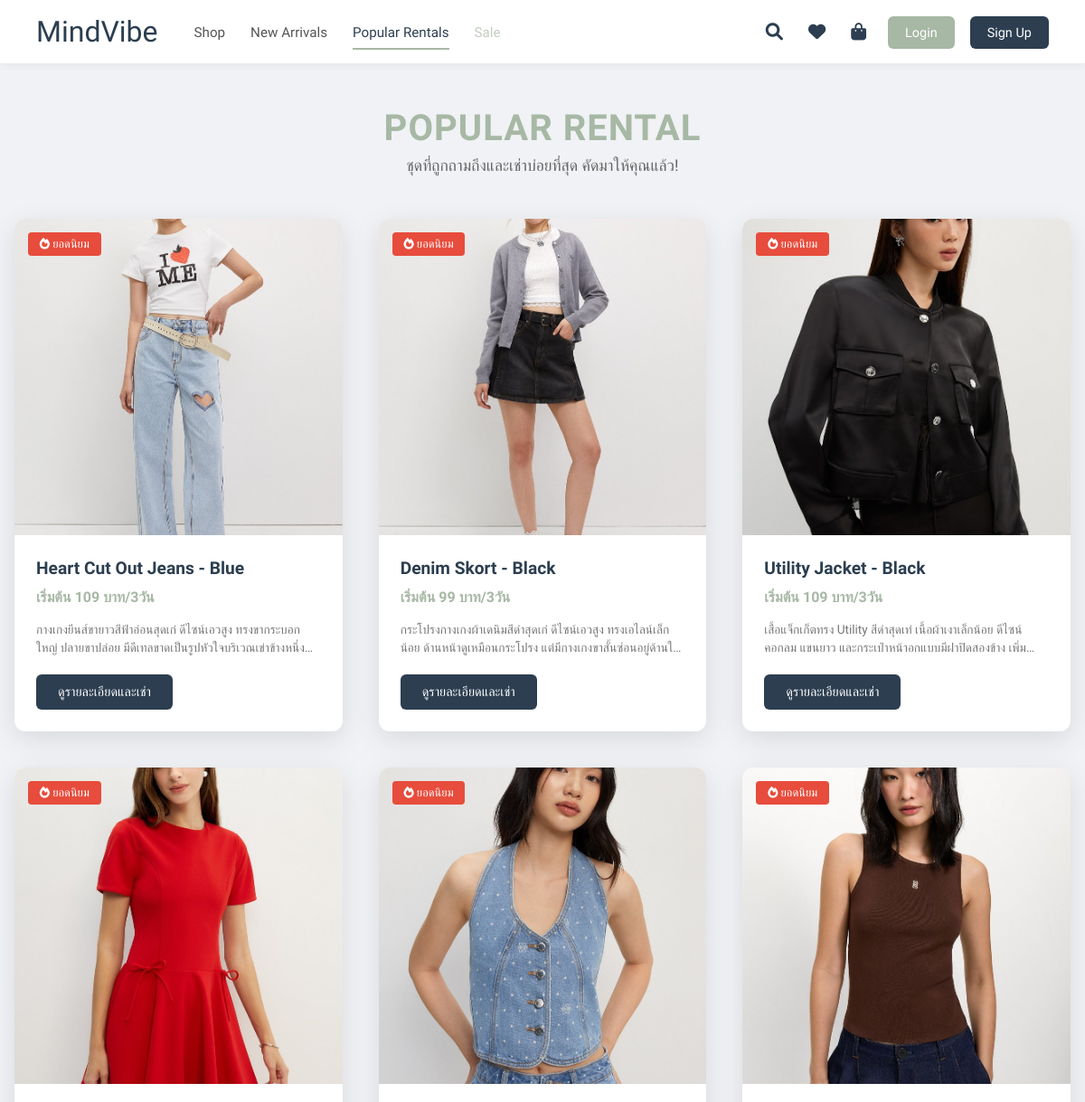
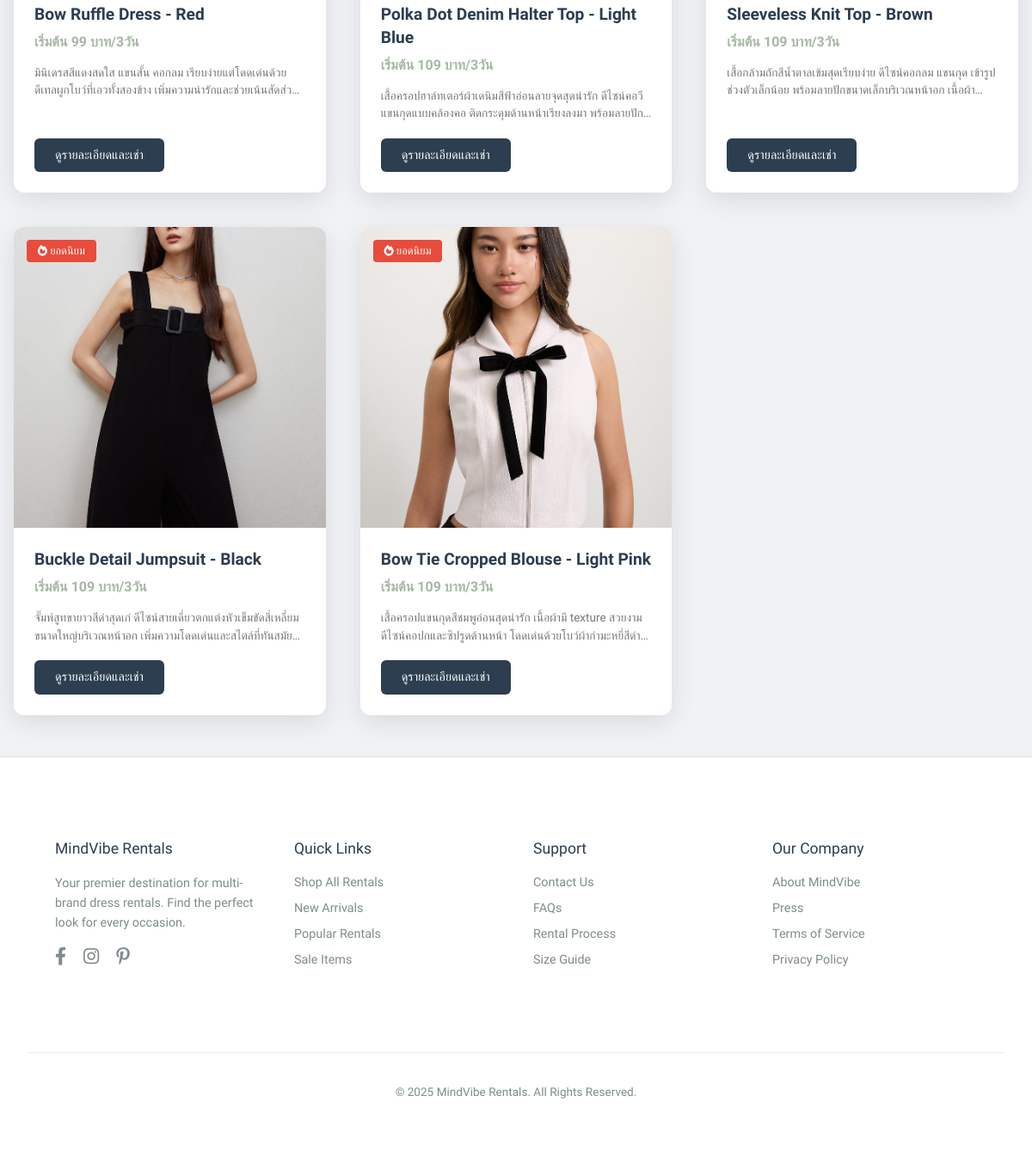
Screenshot of /popular-rentals/ with the database file from the repository (2 pictures, top to bottom).
### clothes/models.py (models this page shows, shortened)
class Clothing(models.Model):
    category = models.ForeignKey(
        'Category',
        related_name='clothes',
        on_delete=models.SET_NULL,
        null=True,
        blank=True,
        help_text="เลือกหมวดหมู่สำหรับชุดนี้"
    )
    name = models.CharField(max_length=100, help_text="ชื่อชุด")
    slug = models.SlugField(max_length=120, unique=True, blank=True, help_text="URL (สร้างจากชื่ออัตโนมัติ)")
    description = models.TextField(help_text="รายละเอียดชุด, เนื้อผ้า, คำแนะนำในการเช่า (ถ้ามี)")
    image = models.ImageField(upload_to='clothing_images/', help_text="รูปภาพหลักของชุด")
    price_3_days = models.DecimalField(max_digits=10, decimal_places=2, null=True, blank=True, help_text="ราคาเช่า 3 วัน (บาท)")
    price_5_days = models.DecimalField(max_digits=10, decimal_places=2, null=True, blank=True, help_text="ราคาเช่า 5 วัน (บาท)")
    price_7_days = models.DecimalField(max_digits=10, decimal_places=2, null=True, blank=True, help_text="ราคาเช่า 7 วัน (บาท)")
    available_for_rent = models.BooleanField(default=True, help_text="ชุดนี้พร้อมให้เช่าหรือไม่?")
    created_at = models.DateTimeField(default=timezone.now)
    updated_at = models.DateTimeField(auto_now=True)
    class Meta:
        verbose_name = "สินค้าเสื้อผ้า"
        verbose_name_plural = "สินค้าเสื้อผ้า"
        ordering = ['-created_at', 'name']

### clothes/views.py (the view)
# urls.py: path('popular-rentals/', views.popular_rentals_view, name='popular_rentals'),
def popular_rentals_view(request):
    popular_items = []
    try:
        all_items = list(Clothing.objects.filter(available_for_rent=True))
        items_to_display_count = min(len(all_items), 8)
        popular_items = random.sample(all_items, items_to_display_count) if items_to_display_count > 0 else []
    except Exception as e:
        print(f"Error querying Clothing items for Popular Rentals: {e}")
        messages.error(request, "เกิดข้อผิดพลาดในการดึงข้อมูลสินค้ายอดนิยม")
    context = {
        'page_title': 'Popular Rental',
        'popular_items': popular_items,
        'categories': Category.objects.filter(is_active=True).order_by('name'),
    }
    return render(request, 'clothes/popular_rentals_page.html', context)

### clothes/templates/clothes/popular_rentals_page.html (shortened to what this page needs)
{% extends "base.html" %}
{% load static %}
{% load humanize %}
{% block extra_head %}
<link rel="stylesheet" href="https://cdnjs.cloudflare.com/ajax/libs/font-awesome/6.0.0-beta3/css/all.min.css">
{% endblock %}
{% block content %}
<div class="popular-container">
    <div class="popular-header">
        <h1>{{ page_title|default:"ชุดเช่ายอดนิยม" }}</h1>
        <p>ชุดที่ถูกถามถึงและเช่าบ่อยที่สุด คัดมาให้คุณแล้ว!</p>
    </div>
    {% if popular_items %}
        <div class="popular-product-grid">
            {% for product_item in popular_items %}
            <a href="{% url 'clothes:detail' product_item.pk %}" class="popular-product-card">
                <div class="popular-card-image-wrapper">
                    {% if product_item.image %}
                        <img src="{{ product_item.image.url }}" alt="{{ product_item.name }}" class="popular-card-image">
                    {% else %}
                        <img src="{% static 'clothes/images/placeholder_product.png' %}" alt="Placeholder" class="popular-card-image">
                    {% endif %}
                    <span class="popular-badge"><i class="fas fa-fire"></i> ยอดนิยม</span>
                </div>
                <div class="popular-card-info">
                    <div>
                        <h3 class="popular-card-name">{{ product_item.name }}</h3>
                        {% if product_item.price_3_days %}
                            <p class="popular-card-price">เริ่มต้น {{ product_item.price_3_days|floatformat:0|intcomma }} บาท/3วัน</p>
                        {% elif product_item.price_5_days %}
                            <p class="popular-card-price">เริ่มต้น {{ product_item.price_5_days|floatformat:0|intcomma }} บาท/5วัน</p>
                        {% elif product_item.price_7_days %}
                             <p class="popular-card-price">เริ่มต้น {{ product_item.price_7_days|floatformat:0|intcomma }} บาท/7วัน</p>
                        {% else %}
                             <p class="popular-card-price">สอบถามราคา</p>
                        {% endif %}
                        <p class="popular-card-description-short">
                            {{ product_item.description|truncatewords:15|default:"ชุดสวย คุณภาพดี พร้อมให้คุณโดดเด่นในทุกโอกาส" }}
                        </p>
                    </div>
                    <span class="popular-card-button">ดูรายละเอียดและเช่า</span>
                </div>
            </a>
            {% endfor %}
        </div>
    {% endif %}
</div>
{% endblock %}

### clothes/templates/base.html (style rules this page uses)
* { box-sizing: border-box; margin: 0; padding: 0; }
body { font-family: 'Kanit', sans-serif; background-color: #FAF7F5; color: #4A4A4A; display: flex; flex-direction: column; min-height: 100vh; padding-top: 70px; -webkit-font-smoothing: antialiased; -moz-osx-font-smoothing: grayscale; }

### clothes/templates/clothes/popular_rentals_page.html (style rules this page uses)
body { font-family: 'Kanit', sans-serif; background-color: #f0f2f5; color: #333; }
.popular-container { max-width: 1200px; margin: 2rem auto; padding: 1rem; }
.popular-header { text-align: center; margin-bottom: 3rem; }
.popular-header h1 { font-size: 2.5rem; color: #A7B8A5; font-weight: 700; text-transform: uppercase; letter-spacing: 1px; }
.popular-header p { font-size: 1.1rem; color: #666; max-width: 600px; margin: 0.5rem auto 0; }
.popular-product-grid { display: grid; grid-template-columns: repeat(auto-fill, minmax(300px, 1fr)); gap: 2.5rem; }
.popular-product-card { background-color: #fff; border-radius: 12px; box-shadow: 0 8px 30px rgba(0, 0, 0, 0.1); overflow: hidden; display: flex; flex-direction: column; transition: all 0.3s cubic-bezier(.25,.8,.25,1); text-decoration: none; color: inherit; }
.popular-card-image-wrapper { height: 350px; position: relative; overflow: hidden; }
.popular-card-image { width: 100%; height: 100%; object-fit: cover; transition: transform 0.5s ease; }
.popular-badge { position: absolute; top: 15px; left: 15px; background-color: #e74c3c; color: white; padding: 0.3rem 0.8rem; font-size: 0.8rem; font-weight: 500; border-radius: 4px; z-index: 10; }
.popular-card-info { padding: 1.5rem; text-align: left; flex-grow: 1; display: flex; flex-direction: column; }
.popular-card-name { font-size: 1.2rem; font-weight: 600; color: #2C3E50; margin-bottom: 0.5rem; line-height: 1.4; }
.popular-card-price { font-size: 1rem; color: #A7B8A5; font-weight: 600; margin-bottom: 1rem; }
.popular-card-description-short { font-size: 0.85rem; color: #777; margin-bottom: 1.2rem; line-height: 1.5; overflow: hidden; text-overflow: ellipsis; display: -webkit-box; -webkit-line-clamp: 2; -webkit-box-orient: vertical; }
.popular-card-button { font-family: 'Kanit', sans-serif; background-color: #2C3E50; color: white; padding: 0.7rem 1.5rem; text-decoration: none; border-radius: 6px; font-weight: 500; font-size: 0.9rem; transition: background-color 0.25s ease; border: none; display: inline-block; margin-top: auto; align-self: flex-start; }

### rows the page displays
Clothing: image (picture), name "Heart Cut Out Jeans - Blue", price_3_days "109", description "กางเกงยีนส์ขายาวสีฟ้าอ่อนสุดเก๋ ดีไซน์เอวสูง ทรงขากระบอกใหญ่ ปลายขาปล่อย…"
Clothing: image (picture), name "Denim Skort - Black", price_3_days "99", description "กระโปรงกางเกงผ้าเดนิมสีดำสุดเก๋ ดีไซน์เอวสูง ทรงเอไลน์เล็กน้อย ด้านหน้าดูเหมือนกระโปรง…"
Clothing: image (picture), name "Utility Jacket - Black", price_3_days "109", description "เสื้อแจ็กเก็ตทรง Utility สีดำสุดเท่ เนื้อผ้าเงาเล็กน้อย ดีไซน์คอกลม แขนยาว…"
Clothing: image (picture), name "Bow Ruffle Dress - Red", price_3_days "99", description "มินิเดรสสีแดงสดใส แขนสั้น คอกลม เรียบง่ายแต่โดดเด่นด้วยดีเทลผูกโบว์ที่เอวทั้งสองข้าง…"
Clothing: image (picture), name "Polka Dot Denim Halter Top - Light Blue", price_3_days "109", description "เสื้อครอปฮาล์ทเตอร์ผ้าเดนิมสีฟ้าอ่อนลายจุดสุดน่ารัก ดีไซน์คอวี แขนกุดแบบคล้องคอ…"
Clothing: image (picture), name "Sleeveless Knit Top - Brown", price_3_days "109", description "เสื้อกล้ามถักสีน้ำตาลเข้มสุดเรียบง่าย ดีไซน์คอกลม แขนกุด เข้ารูปช่วงตัวเล็กน้อย พร้อมลายปักขนาดเล็กบริเวณหน้าอก…"
Clothing: image (picture), name "Buckle Detail Jumpsuit - Black", price_3_days "109", description "จั๊มพ์สูทขายาวสีดำสุดเก๋ ดีไซน์สายเดี่ยวตกแต่งหัวเข็มขัดสี่เหลี่ยมขนาดใหญ่บริเวณหน้าอก…"
Clothing: image (picture), name "Bow Tie Cropped Blouse - Light Pink", price_3_days "109", description "เสื้อครอปแขนกุดสีชมพูอ่อนสุดน่ารัก เนื้อผ้ามี texture สวยงาม…"

### other values shown
{{ page_title|default:"ชุดเช่ายอดนิยม" }} "POPULAR RENTAL"
